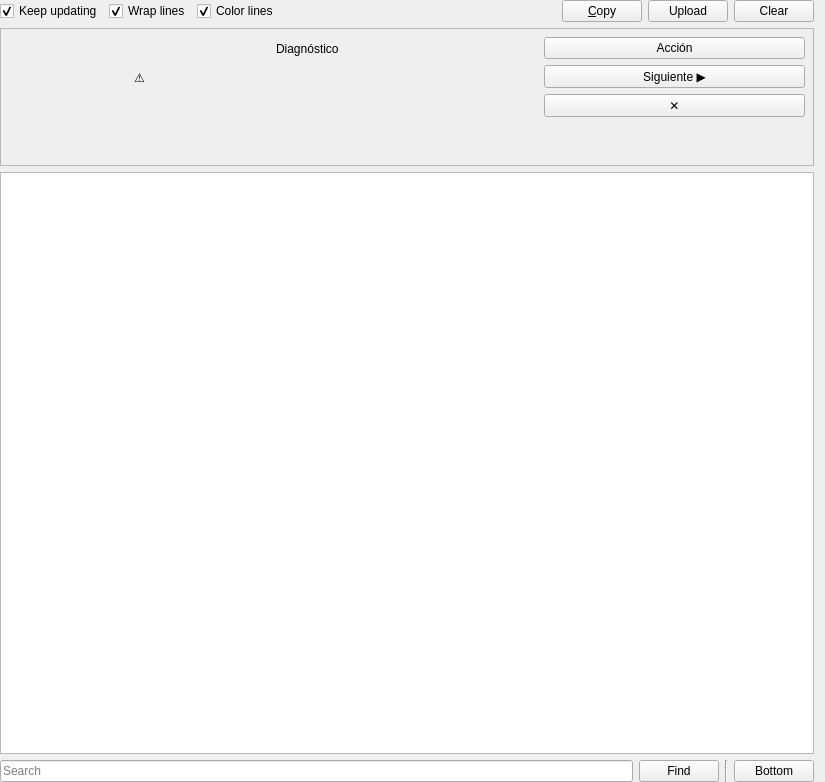
<?xml version="1.0" encoding="UTF-8"?>
<ui version="4.0">
 <class>LogPage</class>
 <widget class="QWidget" name="LogPage">
  <property name="geometry">
   <rect>
    <x>0</x>
    <y>0</y>
    <width>825</width>
    <height>782</height>
   </rect>
  </property>
  <layout class="QGridLayout" name="gridLayout">
   <property name="leftMargin">
    <number>0</number>
   </property>
   <property name="topMargin">
    <number>0</number>
   </property>
   <property name="bottomMargin">
    <number>0</number>
   </property>
   <item row="1" column="0" colspan="5">
    <widget class="QFrame" name="diagnosisPanel">
     <property name="visible">
      <bool>false</bool>
     </property>
     <property name="frameShape">
      <enum>QFrame::StyledPanel</enum>
     </property>
     <property name="frameShadow">
      <enum>QFrame::Raised</enum>
     </property>
     <layout class="QVBoxLayout" name="diagnosisLayout">
      <property name="leftMargin">
       <number>8</number>
      </property>
      <property name="topMargin">
       <number>8</number>
      </property>
      <property name="rightMargin">
       <number>8</number>
      </property>
      <property name="bottomMargin">
       <number>8</number>
      </property>
      <item>
       <layout class="QHBoxLayout" name="diagnosisHeaderLayout">
        <item>
         <widget class="QLabel" name="diagnosisIcon">
          <property name="text">
           <string>⚠</string>
          </property>
          <property name="alignment">
           <set>Qt::AlignCenter</set>
          </property>
          <property name="maximumWidth">
           <number>32</number>
          </property>
         </widget>
        </item>
        <item>
         <layout class="QVBoxLayout" name="diagnosisTitleLayout">
          <item>
           <widget class="QLabel" name="diagnosisTitle">
            <property name="text">
             <string>Diagnóstico</string>
            </property>
            <property name="wordWrap">
             <bool>true</bool>
            </property>
           </widget>
          </item>
          <item>
           <widget class="QLabel" name="diagnosisExplanation">
            <property name="text">
             <string/>
            </property>
            <property name="wordWrap">
             <bool>true</bool>
            </property>
           </widget>
          </item>
          <item>
           <widget class="QLabel" name="diagnosisSolution">
            <property name="text">
             <string/>
            </property>
            <property name="wordWrap">
             <bool>true</bool>
            </property>
           </widget>
          </item>
         </layout>
        </item>
        <item>
         <layout class="QVBoxLayout" name="diagnosisActionsLayout">
          <item>
           <widget class="QPushButton" name="diagnosisActionBtn">
            <property name="visible">
             <bool>false</bool>
            </property>
            <property name="text">
             <string>Acción</string>
            </property>
           </widget>
          </item>
          <item>
           <widget class="QPushButton" name="diagnosisNextBtn">
            <property name="visible">
             <bool>false</bool>
            </property>
            <property name="text">
             <string>Siguiente ▶</string>
            </property>
           </widget>
          </item>
          <item>
           <widget class="QPushButton" name="diagnosisDismissBtn">
            <property name="text">
             <string>✕</string>
            </property>
            <property name="maximumWidth">
             <number>30</number>
            </property>
            <property name="toolTip">
             <string>Cerrar diagnóstico</string>
            </property>
           </widget>
          </item>
         </layout>
        </item>
       </layout>
      </item>
      <item>
       <widget class="QLabel" name="diagnosisDetail">
        <property name="visible">
         <bool>false</bool>
        </property>
        <property name="text">
         <string/>
        </property>
        <property name="wordWrap">
         <bool>true</bool>
        </property>
        <property name="textInteractionFlags">
         <set>Qt::TextSelectableByMouse</set>
        </property>
       </widget>
      </item>
      <item>
       <widget class="QLabel" name="diagnosisCounter">
        <property name="visible">
         <bool>false</bool>
        </property>
        <property name="text">
         <string/>
        </property>
        <property name="alignment">
         <set>Qt::AlignRight</set>
        </property>
       </widget>
      </item>
     </layout>
    </widget>
   </item>
   <item row="2" column="0" colspan="5">
    <widget class="LogView" name="text">
     <property name="undoRedoEnabled">
      <bool>false</bool>
     </property>
     <property name="readOnly">
      <bool>true</bool>
     </property>
     <property name="plainText">
      <string notr="true"/>
     </property>
     <property name="textInteractionFlags">
      <set>Qt::LinksAccessibleByKeyboard|Qt::LinksAccessibleByMouse|Qt::TextBrowserInteraction|Qt::TextSelectableByKeyboard|Qt::TextSelectableByMouse</set>
     </property>
     <property name="centerOnScroll">
      <bool>false</bool>
     </property>
    </widget>
   </item>
   <item row="0" column="0" colspan="5">
    <layout class="QHBoxLayout" name="horizontalLayout">
     <item>
      <widget class="QCheckBox" name="trackLogCheckbox">
       <property name="text">
        <string>Keep updating</string>
       </property>
       <property name="checked">
        <bool>true</bool>
       </property>
      </widget>
     </item>
     <item>
      <widget class="QCheckBox" name="wrapCheckbox">
       <property name="text">
        <string>Wrap lines</string>
       </property>
       <property name="checked">
        <bool>true</bool>
       </property>
      </widget>
     </item>
     <item>
      <widget class="QCheckBox" name="colorCheckbox">
       <property name="text">
        <string>Color lines</string>
       </property>
       <property name="checked">
        <bool>true</bool>
       </property>
      </widget>
     </item>
     <item>
      <spacer name="horizontalSpacer">
       <property name="orientation">
        <enum>Qt::Horizontal</enum>
       </property>
       <property name="sizeHint" stdset="0">
        <size>
         <width>40</width>
         <height>20</height>
        </size>
       </property>
      </spacer>
     </item>
     <item>
      <widget class="QPushButton" name="btnCopy">
       <property name="toolTip">
        <string>Copy the whole log into the clipboard</string>
       </property>
       <property name="text">
        <string>&amp;Copy</string>
       </property>
      </widget>
     </item>
     <item>
      <widget class="QPushButton" name="btnPaste">
       <property name="toolTip">
        <string>Upload the log to the paste service configured in preferences</string>
       </property>
       <property name="text">
        <string>Upload</string>
       </property>
      </widget>
     </item>
     <item>
      <widget class="QPushButton" name="btnClear">
       <property name="toolTip">
        <string>Clear the log</string>
       </property>
       <property name="text">
        <string>Clear</string>
       </property>
      </widget>
     </item>
    </layout>
   </item>
   <item row="3" column="2">
    <widget class="QPushButton" name="findButton">
     <property name="sizePolicy">
      <sizepolicy hsizetype="Maximum" vsizetype="Fixed">
       <horstretch>0</horstretch>
       <verstretch>0</verstretch>
      </sizepolicy>
     </property>
     <property name="text">
      <string>Find</string>
     </property>
    </widget>
   </item>
   <item row="3" column="4">
    <widget class="QPushButton" name="btnBottom">
     <property name="sizePolicy">
      <sizepolicy hsizetype="Maximum" vsizetype="Fixed">
       <horstretch>0</horstretch>
       <verstretch>0</verstretch>
      </sizepolicy>
     </property>
     <property name="toolTip">
      <string>Scroll all the way to bottom</string>
     </property>
     <property name="text">
      <string>Bottom</string>
     </property>
    </widget>
   </item>
   <item row="3" column="3">
    <widget class="Line" name="line">
     <property name="orientation">
      <enum>Qt::Vertical</enum>
     </property>
    </widget>
   </item>
   <item row="3" column="0" colspan="2">
    <widget class="QLineEdit" name="searchBar">
     <property name="placeholderText">
      <string>Search</string>
     </property>
    </widget>
   </item>
  </layout>
 </widget>
 <customwidgets>
  <customwidget>
   <class>LogView</class>
   <extends>QPlainTextEdit</extends>
   <header>ui/widgets/LogView.h</header>
  </customwidget>
 </customwidgets>
 <tabstops>
  <tabstop>trackLogCheckbox</tabstop>
  <tabstop>wrapCheckbox</tabstop>
  <tabstop>colorCheckbox</tabstop>
  <tabstop>btnCopy</tabstop>
  <tabstop>btnPaste</tabstop>
  <tabstop>btnClear</tabstop>
  <tabstop>text</tabstop>
  <tabstop>findButton</tabstop>
 </tabstops>
 <resources/>
 <connections/>
</ui>
